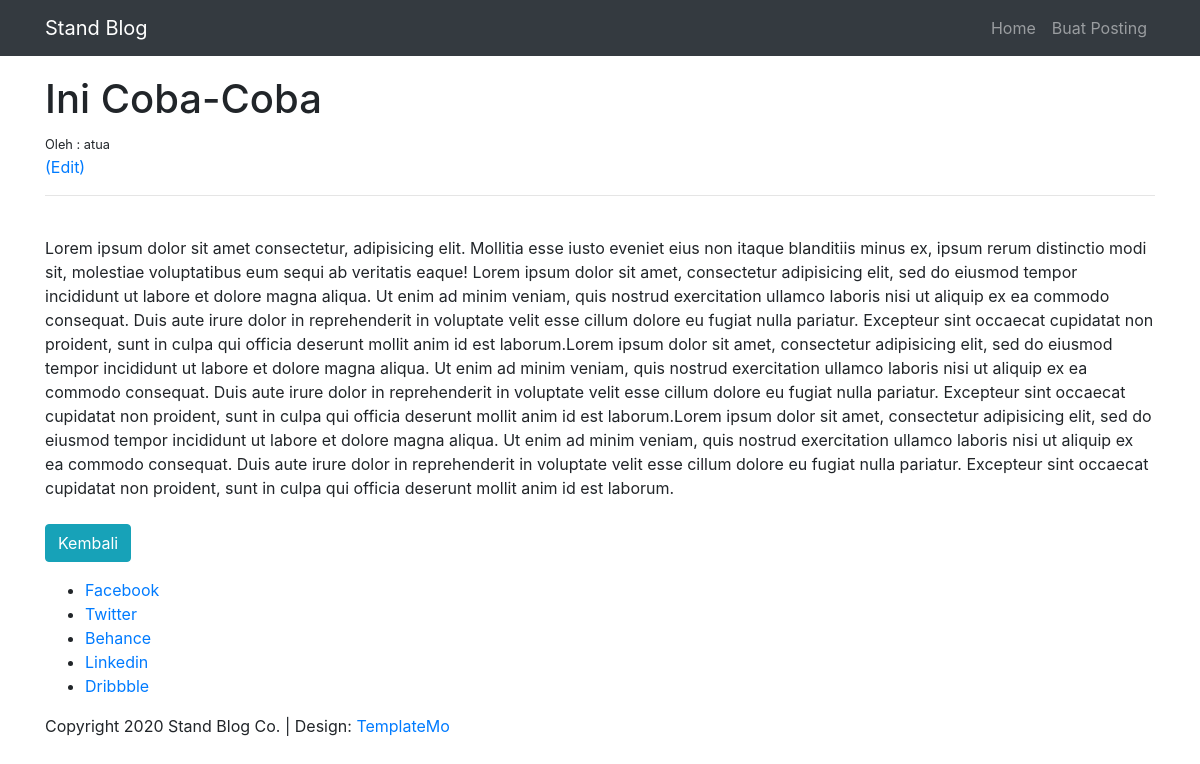
The app's page /article/1 with its own data.
### blog/models.py (models this page shows, shortened)
class Post(models.Model):
    judul = models.CharField(max_length=255)
    author = models.ForeignKey(User, on_delete=models.CASCADE)
    konten = models.TextField()

### blog/views.py (the view)
# urls.py: path('article/<int:pk>', ArtikelDetail.as_view(), name='detail-artikel'),
class ArtikelDetail(DetailView):
    model = Post
    template_name = 'blog/artikel_detail.html'

### blog/templates/blog/artikel_detail.html (shortened to what this page needs)
{% extends 'base.html' %}
{% block content %}
<h1>{{ post.judul }}</h1>
<small>Oleh : {{ post.author}}</small><br/>
<a href="{% url 'edit-artikel' post.pk %}">(Edit)</a>
<hr>
<br/>
{{ post.konten }}
<br><br>
<a class="btn btn-info" href="{% url 'home' %}">Kembali</a>
{% endblock content %}

### records on screen
Post: judul "Ini Coba-Coba", author "atua", konten "Lorem ipsum dolor sit amet consectetur, adipisicing elit. Mollitia esse iusto eveniet eius non itaque blanditiis minus ex, ipsum rerum distinctio modi sit, molestiae voluptatibus eum sequi ab veritatis eaque! Lorem ipsum dolor sit amet, consectetur adipisicing elit, sed do eiusmod tempor incididunt ut labore et dolore magna aliqua. Ut enim ad minim veniam, quis nostrud exercitation ullamco laboris nisi ut aliquip ex ea commodo consequat. Duis aute irure dolor in reprehenderit in voluptate velit esse cillum dolore eu fugiat nulla pariatur. Excepteur sint occaecat cupidatat non proident, sunt in culpa qui officia deserunt mollit anim id est laborum.Lorem ipsum dolor sit amet, consectetur…"
